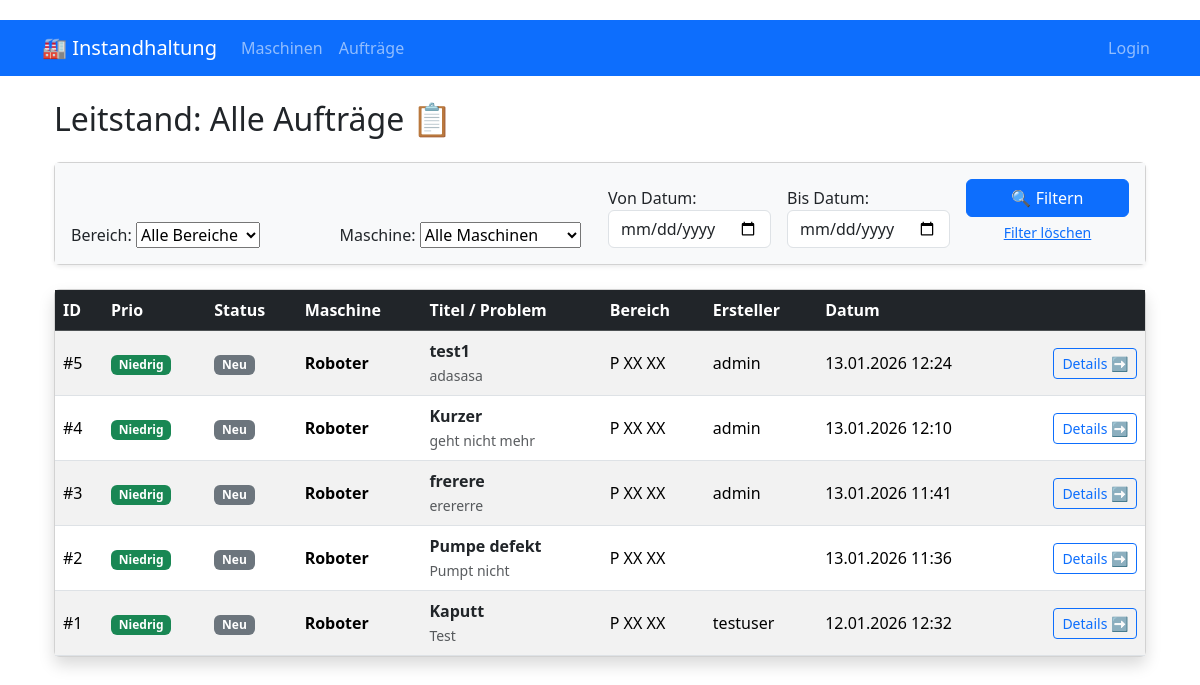
Screenshot of /orders/ with the database file from the repository.
### core/models.py (models this page shows, shortened)
class Order(models.Model):
    class Priority(models.TextChoices):
        LOW = 'LOW', 'Niedrig'
        MEDIUM = 'MED', 'Mittel'
        HIGH = 'HI', 'Hoch'
        EMERGENCY = 'EM', 'Notfall'
    class Status(models.TextChoices):
        NEW = 'NEW', 'Neu'
        PLANNED = 'PLN', 'Disponiert'
        IN_PROGRESS = 'INP', 'In Arbeit'
        PAUSED = 'PAU', 'Pausiert'
        WORK_DONE = 'DONE', 'Reparatur fertig'
        TRIAL = 'TRI', 'Probelauf'
        REVIEW = 'REV', 'Abnahme'
        CLOSED = 'CLO', 'Geschlossen'
    class OrderType(models.TextChoices):
        REPAIR = 'REPAIR', 'Reparatur 🔧'
        MAINTENANCE = 'MAINTENANCE', 'Wartung 🛠️'
        INSPECTION = 'INSPECTION', 'Inspektion 🔍'
        OTHER = 'OTHER', 'Sonstiges 📝'
    order_type = models.CharField(max_length=50, choices=OrderType.choices, default=OrderType.REPAIR)
    responsible_users = models.ManyToManyField('User', related_name='responsible_orders', blank=True, verbose_name="Verantwortliche")
    technicians = models.ManyToManyField('User', related_name='assigned_orders', blank=True, verbose_name="Ausführende Techniker")
    machine = models.ForeignKey(Machine, on_delete=models.CASCADE, related_name='orders')
    creator = models.ForeignKey('User', on_delete=models.SET_NULL, null=True, related_name='created_orders')
    title = models.CharField(max_length=200)
    description = models.TextField()
    priority = models.CharField(max_length=3, choices=Priority.choices, default=Priority.LOW)
    status = models.CharField(max_length=4, choices=Status.choices, default=Status.NEW)
    created_at = models.DateTimeField(auto_now_add=True)
    closed_at = models.DateTimeField(null=True, blank=True)

class Machine(models.Model):
    name = models.CharField(max_length=100)
    inventory_number = models.CharField(max_length=50, unique=True)
    subarea = models.ForeignKey('SubArea', on_delete=models.CASCADE, null=True, blank=True,related_name='machines') # Verknopfung zur SubArea
    def __str__(self):
        return f"{self.name} ({self.inventory_number})"

class SubArea(models.Model):
    name = models.CharField(max_length=50)
    department = models.ForeignKey('Department', on_delete=models.CASCADE, null=True, blank=True,  related_name='subareas')
    def __str__(self):
        return f"{self.department.name} - {self.name}"

class User(AbstractUser):
    class Role(models.TextChoices):
        OPERATOR = 'OP', 'Maschinenführer'
        COORDINATOR = 'CO', 'IH-Koordinator'
        TECHNICIAN = 'TE', 'Instandhalter'
        MANAGER = 'MG', 'Manager'
    role = models.CharField(
        max_length=2,
        choices=Role.choices,
        default=Role.OPERATOR
     )

### core/views.py (the view)
# urls.py: path('orders/', views.order_list, name='order_list'),
def order_list(request):
    orders = Order.objects.all().order_by('-priority', '-created_at')
    form = OrderFilterForm(request.GET)
    if form.is_valid():
        subarea = form.cleaned_data.get('subarea')
        machine = form.cleaned_data.get('machine')
        date_from = form.cleaned_data.get('date_from')
        date_to = form.cleaned_data.get('date_to')
        if subarea:
            orders = orders.filter(machine__subarea=subarea)
        if machine:
            orders = orders.filter(machine=machine)
        if date_from:
            orders = orders.filter(created_at__date__gte=date_from)
        if date_to:
            orders = orders.filter(created_at__date__lte=date_to)
    context = {
        'orders': orders,
        'form': form,
    }
    return render(request, 'core/order_list.html', context)

### core/forms.py
class OrderFilterForm(forms.Form):
    subarea = forms.ModelChoiceField(
        queryset=SubArea.objects.all(),
        required=False,
        label="Bereich",
        empty_label="Alle Bereiche"
    )
    machine = forms.ModelChoiceField(
        queryset=Machine.objects.all(),
        required=False,
        label="Maschine",
        empty_label="Alle Maschinen"
    )
    date_from = forms.DateField(
        required=False,
        label="Von Datum",
        widget=forms.DateInput(attrs={'type': 'date', 'class': 'form-control'})
    )
    date_to = forms.DateField(
        required=False,
        label="Bis Datum",
        widget=forms.DateInput(attrs={'type': 'date', 'class': 'form-control'})
    )

### core/templates/core/order_list.html
{% extends 'core/base.html' %}
{% block content %}
<div class="container-fluid"> <div class="d-flex justify-content-between align-items-center mb-3">
        <h2>Leitstand: Alle Aufträge 📋</h2>
    </div>
    <div class="card mb-4 shadow-sm">
        <div class="card-body bg-light">
            <form method="get" class="row g-3 align-items-end">
                <div class="col-md-3">
                    {{ form.subarea.label_tag }}
                    {{ form.subarea }}
                </div>
                <div class="col-md-3">
                    {{ form.machine.label_tag }}
                    {{ form.machine }}
                </div>
                <div class="col-md-2">
                    {{ form.date_from.label_tag }}
                    {{ form.date_from }}
                </div>
                <div class="col-md-2">
                    {{ form.date_to.label_tag }}
                    {{ form.date_to }}
                </div>
                <div class="col-md-2">
                    <button type="submit" class="btn btn-primary w-100">🔍 Filtern</button>
                    <a href="{% url 'order_list' %}" class="btn btn-link w-100 btn-sm">Filter löschen</a>
                </div>
            </form>
        </div>
    </div>
    <div class="card shadow">
        <div class="card-body p-0">
            <div class="table-responsive">
                <table class="table table-hover table-striped align-middle mb-0">
                    <thead class="table-dark">
                        <tr>
                            <th>ID</th>
                            <th>Prio</th>
                            <th>Status</th>
                            <th>Maschine</th>
                            <th>Titel / Problem</th>
                            <th>Bereich</th>
                            <th>Ersteller</th>
                            <th>Datum</th>
                            <th></th> </tr>
                    </thead>
                    <tbody>
                        {% for order in orders %}
                        <tr>
                            <td>#{{ order.id }}</td>
                            <td>
                                {% if order.priority == 'HIGH' %}
                                    <span class="badge bg-danger">Hoch</span>
                                {% elif order.priority == 'MEDIUM' %}
                                    <span class="badge bg-warning text-dark">Mittel</span>
                                {% else %}
                                    <span class="badge bg-success">Niedrig</span>
                                {% endif %}
                            </td>
                            <td>
                                <span class="badge bg-secondary">{{ order.get_status_display }}</span>
                            </td>
                            <td class="fw-bold">{{ order.machine.name }}</td>
                            <td>
                                <a href="{% url 'order_detail' order.id %}" class="text-decoration-none text-dark fw-bold">
                                    {{ order.title }}
                                </a>
                                <br>
                                <small class="text-muted">{{ order.description|truncatewords:5 }}</small>
                            </td>
                            <td>{{ order.machine.subarea.name|default:"-" }}</td>
                            <td>{{ order.creator.username }}</td>
                            <td>{{ order.created_at|date:"d.m.Y H:i" }}</td>
                            <td class="text-end">
                                <a href="{% url 'order_detail' order.id %}" class="btn btn-sm btn-outline-primary">
                                    Details ➡️
                                </a>
                            </td>
                        </tr>
                        {% empty %}
                        <tr>
                            <td colspan="9" class="text-center py-4 text-muted">
                                Keine Aufträge gefunden, die den Filtern entsprechen. 🏳️
                            </td>
                        </tr>
                        {% endfor %}
                    </tbody>
                </table>
            </div>
        </div>
    </div>
</div>
{% endblock %}

### core/templates/core/base.html (shortened to what this page needs)
{% load static %}<!DOCTYPE html>
<html lang="de">
<head>
    <link href="{% static 'css/bootstrap.min.css' %}" rel="stylesheet">
</head>
<body>
    <nav class="navbar navbar-expand-lg navbar-dark bg-primary mb-4">
        <div class="container">
            <a class="navbar-brand" href="#">🏭 Instandhaltung</a>
            <div class="collapse navbar-collapse" id="navbarNav">
                <ul class="navbar-nav me-auto">
                    <li class="nav-item">
                        <a class="nav-link" href="{% url 'machine_list' %}">Maschinen</a>
                    </li>
                    <li class="nav-item">
                        <a class="nav-link" href="{% url 'order_list' %}">Aufträge</a>
                    </li>
                </ul>
                <ul class="navbar-nav">
                    {% if user.is_authenticated %}
                        <li class="nav-item">
                            <span class="nav-link text-light">👤 {{ user.username }}</span>
                        </li>
                        <li class="nav-item">
    <form action="{% url 'logout' %}" method="post">
        {% csrf_token %}
        <button type="submit" class="nav-link btn btn-link">Logout</button>
    </form>
</li>
                    {% else %}
                        <li class="nav-item">
    <form action="{% url 'login' %}" method="post">
        <button type="submit" class="nav-link btn btn-link">Login</button>
    </form>
</li>
                    {% endif %}
                </ul>
            </div>
        </div>
    </nav>
    <div class="container">
        {% block content %}
        {% endblock %}
    </div>
</body>
</html>

### core/templates/core/base.html (style rules this page uses)
body { padding-top: 20px; }
.card { margin-bottom: 20px; }

### rows the page displays
Order: id "5", priority "Niedrig", status "Neu", machine.name "Roboter", title "test1", description "adasasa", machine.subarea.name "P XX XX", creator.username "admin", created_at "13.01.2026 12:24"
Order: id "4", priority "Niedrig", status "Neu", machine.name "Roboter", title "Kurzer", description "geht nicht mehr", machine.subarea.name "P XX XX", creator.username "admin", created_at "13.01.2026 12:10"
Order: id "3", priority "Niedrig", status "Neu", machine.name "Roboter", title "frerere", description "erererre", machine.subarea.name "P XX XX", creator.username "admin", created_at "13.01.2026 11:41"
Order: id "2", priority "Niedrig", status "Neu", machine.name "Roboter", title "Pumpe defekt", description "Pumpt nicht", machine.subarea.name "P XX XX", created_at "13.01.2026 11:36"
Order: id "1", priority "Niedrig", status "Neu", machine.name "Roboter", title "Kaputt", description "Test", machine.subarea.name "P XX XX", creator.username "testuser", created_at "12.01.2026 12:32"
